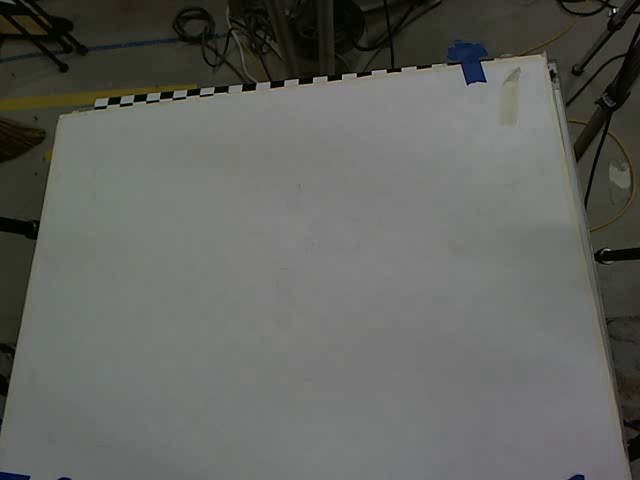
#> input picture project/background_subtraction/Images/Background_only.png, 640 x 480 px; the run also reads 1 picture not shown here
$ python test_backgroundSubtraction.py   (older library calls are emulated)
#> lines starting #> are read from the running program, lines starting #| are printed output that depends on the picture; after the words box and inside, x2 and y2 are one past the last pixel; in counts of white or black regions, pixels touching at a corner belong together
### project/background_subtraction/backgroundSubtraction.py

'''
remove background from a video with a base frame that is the background

'''


import cv2
import numpy as np
import pdb
# from cal_test import calibrateCameraCustom, horizConcat
import glob, os, time, subprocess
# [4 lines of commented-out code are left out]
import copy
import time


# [32 lines left out: functions showImage, convert_z16_to_bgr, not called in this run]


class removeBackground(object):
	def __init__(self, path_to_background):
#> called with path_to_background = 'Images/Background_only.png'
		self.path_to_background = path_to_background
		self.background = cv2.imread(self.path_to_background)
#> self.background is the input picture: shape (480, 640, 3); mean B, G, R 95.4, 99.4, 98
		self.background_gray = cv2.cvtColor(self.background,cv2.COLOR_BGR2GRAY)

	def removeBackground(self, img):
		# pdb.set_trace()
		img_gray = cv2.cvtColor(img,cv2.COLOR_BGR2GRAY)
		diff_gray = cv2.absdiff(img_gray, self.background_gray)
		ret,thresh = cv2.threshold(diff_gray,60,255,cv2.THRESH_BINARY)
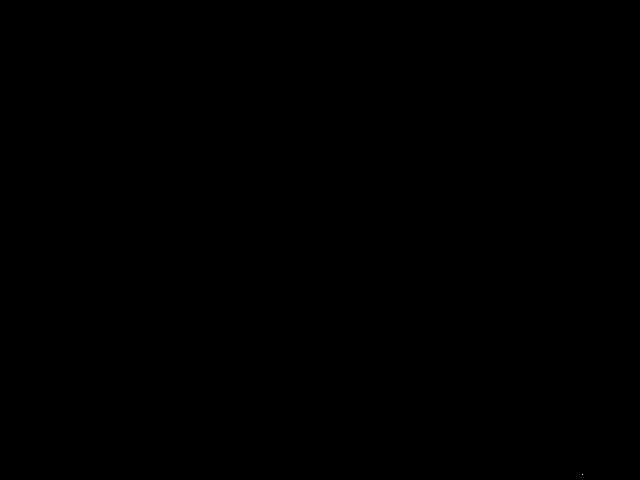
#> thresh: shape (480, 640); 0% white in thin lines or dots, all inside (x1, y1, x2, y2) = (582, 474, 583, 475)
		return ret, thresh

	def maskBackground(self, img):
		ret, thresh = self.removeBackground(img)
#> ret = 60
		img_fg = cv2.bitwise_and(img, img,mask = thresh)
		return True, img_fg


# class cvRemoveBackground(object):
# 	def __init__(self):
# 		self.fgbg = cv2.createBackgroundSubtractorMOG2()

class objectDetection(object):
	# find an object in the entire image
	# return approximate location
	def __init__(self):
		# , object_only_img
		i = 1


	# [18 lines left out: function estimatePosition, not called in this run]

	def findLargestContour(self, contours):
		return np.argmax([cv2.contourArea(cnt) for cnt in contours])

	# [5 lines left out: function getContourCentroid, not called in this run]

	def getBoundingRect(self, cnt):
		y,x,h,w = cv2.boundingRect(cnt)
		return y,x,y+h,x+w


class cvObjectTracking(object):
	# use the built in tracking for openCV
	# [10 lines left out: function __init__, not called in this run]


	def selectBoundingBox(self, img):
		roi = cv2.selectROI("tracker", img)
		self.bbox = roi

	# [11 lines left out: functions trackObject, drawBoundingBox, not called in this run]


# [25 lines that do not run on import are left out]
	# [63 lines of commented-out code are left out]

### project/background_subtraction/test_backgroundSubtraction.py
import cv2
from backgroundSubtraction import removeBackground, cvObjectTracking, objectDetection, showImage, convert_z16_to_bgr

import pdb


r = removeBackground('Images/Background_only.png')
camera = cv2.VideoCapture('Images/background_subtraction.avi')
font = cv2.FONT_HERSHEY_SIMPLEX


### testing for object tracking with built in openCV
pdb.set_trace()
# ret, back = r.maskBackground(cv2.imread('Stuff1.png'))
# cOT = cvObjectTracking((149, 85, 189, 227))
# oD = objectDetection()
retc = True
i = 0
while retc:
	retc, img = camera.read()
	# pdb.set_trace()
	i += 1
	if retc:
		ret, back = r.maskBackground(img)
#> ret = True
#> (the run stopped early here; a loop or call above may not have finished)
